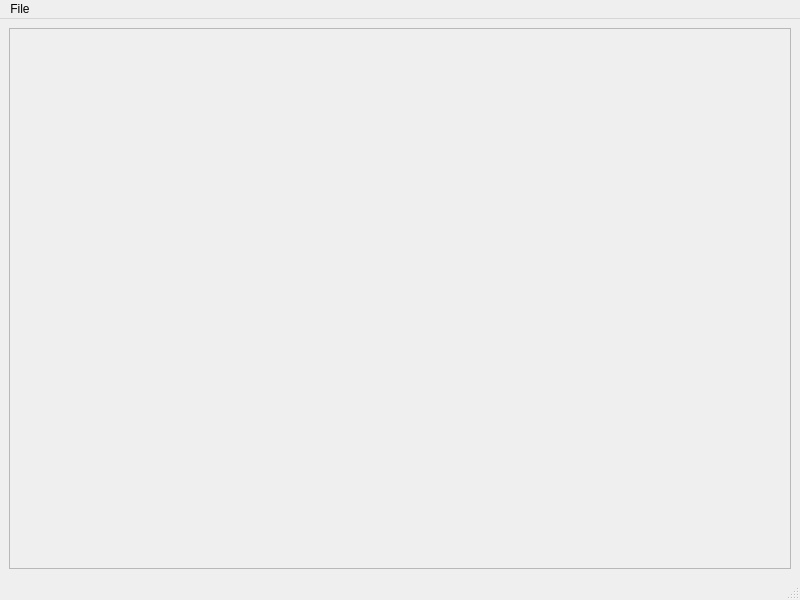
<?xml version="1.0" encoding="UTF-8"?>
<ui version="4.0">
 <class>WebEngineDemoMainWindow</class>
 <widget class="QMainWindow" name="WebEngineDemoMainWindow">
  <property name="geometry">
   <rect>
    <x>0</x>
    <y>0</y>
    <width>800</width>
    <height>600</height>
   </rect>
  </property>
  <property name="windowTitle">
   <string>MainWindow</string>
  </property>
  <widget class="QWidget" name="centralwidget">
   <layout class="QVBoxLayout" name="verticalLayout">
    <item>
     <widget class="QScrollArea" name="_scrollArea">
      <property name="widgetResizable">
       <bool>true</bool>
      </property>
      <widget class="QWidget" name="scrollAreaWidgetContents">
       <property name="geometry">
        <rect>
         <x>0</x>
         <y>0</y>
         <width>772</width>
         <height>511</height>
        </rect>
       </property>
      </widget>
     </widget>
    </item>
   </layout>
  </widget>
  <widget class="QMenuBar" name="menubar">
   <property name="geometry">
    <rect>
     <x>0</x>
     <y>0</y>
     <width>800</width>
     <height>31</height>
    </rect>
   </property>
   <widget class="QMenu" name="menuSave_Image">
    <property name="title">
     <string>File</string>
    </property>
    <addaction name="_actionLoad_Page"/>
    <addaction name="_actionLoad_Demo"/>
    <addaction name="separator"/>
    <addaction name="_actionSave_Html"/>
    <addaction name="_actionSave_PDF_1"/>
    <addaction name="separator"/>
    <addaction name="_actionSave_PDF_2"/>
    <addaction name="_actionSave_Demo_Html"/>
    <addaction name="separator"/>
    <addaction name="_actionSave_Image"/>
    <addaction name="separator"/>
    <addaction name="_actionExit"/>
   </widget>
   <addaction name="menuSave_Image"/>
  </widget>
  <widget class="QStatusBar" name="statusbar"/>
  <action name="_actionSave_PDF_1">
   <property name="text">
    <string>Save View pdf</string>
   </property>
  </action>
  <action name="_actionSave_Html">
   <property name="text">
    <string>Save View Html</string>
   </property>
  </action>
  <action name="_actionSave_Image">
   <property name="text">
    <string>Save Image</string>
   </property>
  </action>
  <action name="_actionExit">
   <property name="text">
    <string>Exit</string>
   </property>
  </action>
  <action name="_actionSave_PDF_2">
   <property name="text">
    <string>Save Demo pdf</string>
   </property>
  </action>
  <action name="_actionLoad_Page">
   <property name="text">
    <string>Load Page</string>
   </property>
  </action>
  <action name="_actionLoad_Demo">
   <property name="text">
    <string>Load Demo</string>
   </property>
  </action>
  <action name="_actionSave_Demo_Html">
   <property name="text">
    <string>Save Demo Html</string>
   </property>
  </action>
 </widget>
 <resources/>
 <connections>
  <connection>
   <sender>_actionExit</sender>
   <signal>triggered()</signal>
   <receiver>WebEngineDemoMainWindow</receiver>
   <slot>close()</slot>
   <hints>
    <hint type="sourcelabel">
     <x>-1</x>
     <y>-1</y>
    </hint>
    <hint type="destinationlabel">
     <x>399</x>
     <y>299</y>
    </hint>
   </hints>
  </connection>
  <connection>
   <sender>_actionSave_Html</sender>
   <signal>triggered()</signal>
   <receiver>WebEngineDemoMainWindow</receiver>
   <slot>save_html()</slot>
   <hints>
    <hint type="sourcelabel">
     <x>-1</x>
     <y>-1</y>
    </hint>
    <hint type="destinationlabel">
     <x>399</x>
     <y>299</y>
    </hint>
   </hints>
  </connection>
  <connection>
   <sender>_actionSave_PDF_1</sender>
   <signal>triggered()</signal>
   <receiver>WebEngineDemoMainWindow</receiver>
   <slot>save_view_pdf()</slot>
   <hints>
    <hint type="sourcelabel">
     <x>-1</x>
     <y>-1</y>
    </hint>
    <hint type="destinationlabel">
     <x>399</x>
     <y>299</y>
    </hint>
   </hints>
  </connection>
  <connection>
   <sender>_actionSave_Image</sender>
   <signal>triggered()</signal>
   <receiver>WebEngineDemoMainWindow</receiver>
   <slot>save_image()</slot>
   <hints>
    <hint type="sourcelabel">
     <x>-1</x>
     <y>-1</y>
    </hint>
    <hint type="destinationlabel">
     <x>399</x>
     <y>299</y>
    </hint>
   </hints>
  </connection>
  <connection>
   <sender>_actionSave_PDF_2</sender>
   <signal>triggered()</signal>
   <receiver>WebEngineDemoMainWindow</receiver>
   <slot>save_doc_pdf()</slot>
   <hints>
    <hint type="sourcelabel">
     <x>-1</x>
     <y>-1</y>
    </hint>
    <hint type="destinationlabel">
     <x>399</x>
     <y>299</y>
    </hint>
   </hints>
  </connection>
  <connection>
   <sender>_actionLoad_Page</sender>
   <signal>triggered()</signal>
   <receiver>WebEngineDemoMainWindow</receiver>
   <slot>load_web_page()</slot>
   <hints>
    <hint type="sourcelabel">
     <x>-1</x>
     <y>-1</y>
    </hint>
    <hint type="destinationlabel">
     <x>399</x>
     <y>299</y>
    </hint>
   </hints>
  </connection>
  <connection>
   <sender>_actionLoad_Demo</sender>
   <signal>triggered()</signal>
   <receiver>WebEngineDemoMainWindow</receiver>
   <slot>load_demo()</slot>
   <hints>
    <hint type="sourcelabel">
     <x>-1</x>
     <y>-1</y>
    </hint>
    <hint type="destinationlabel">
     <x>399</x>
     <y>299</y>
    </hint>
   </hints>
  </connection>
  <connection>
   <sender>_actionSave_Demo_Html</sender>
   <signal>triggered()</signal>
   <receiver>WebEngineDemoMainWindow</receiver>
   <slot>save_demo_html()</slot>
   <hints>
    <hint type="sourcelabel">
     <x>-1</x>
     <y>-1</y>
    </hint>
    <hint type="destinationlabel">
     <x>399</x>
     <y>299</y>
    </hint>
   </hints>
  </connection>
 </connections>
</ui>
